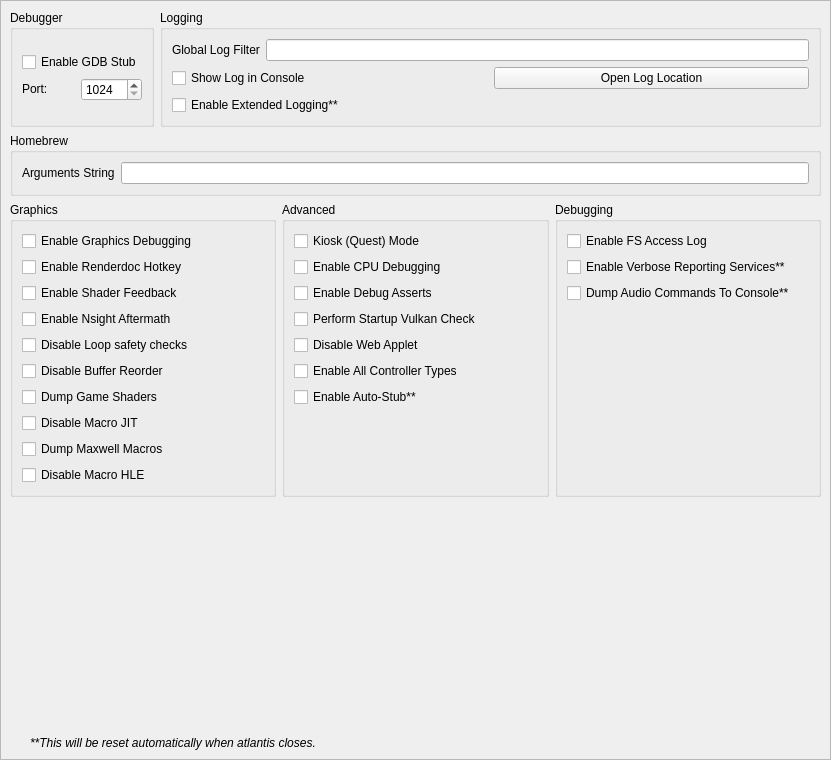
<?xml version="1.0" encoding="UTF-8"?>
<ui version="4.0">
 <class>ConfigureDebug</class>
 <widget class="QScrollArea" name="ConfigureDebug">
  <property name="geometry">
   <rect>
    <x>0</x>
    <y>0</y>
    <width>831</width>
    <height>760</height>
   </rect>
  </property>
  <property name="widgetResizable">
   <bool>true</bool>
  </property>
  <widget class="QWidget" name="widget">
   <property name="geometry">
    <rect>
     <x>0</x>
     <y>0</y>
     <width>842</width>
     <height>741</height>
    </rect>
   </property>
   <layout class="QVBoxLayout" name="verticalLayout_1">
    <item>
     <layout class="QHBoxLayout" name="horizontalLayout">
      <property name="topMargin">
       <number>0</number>
      </property>
      <item>
       <widget class="QGroupBox" name="groupBox">
        <property name="sizePolicy">
         <sizepolicy hsizetype="Preferred" vsizetype="Preferred">
          <horstretch>0</horstretch>
          <verstretch>0</verstretch>
         </sizepolicy>
        </property>
        <property name="title">
         <string>Debugger</string>
        </property>
        <property name="alignment">
         <set>Qt::AlignLeading|Qt::AlignLeft|Qt::AlignTop</set>
        </property>
        <property name="flat">
         <bool>false</bool>
        </property>
        <property name="checkable">
         <bool>false</bool>
        </property>
        <layout class="QVBoxLayout" name="verticalLayout_3">
         <item>
          <widget class="QWidget" name="debug_widget" native="true">
           <property name="sizePolicy">
            <sizepolicy hsizetype="Preferred" vsizetype="Maximum">
             <horstretch>0</horstretch>
             <verstretch>0</verstretch>
            </sizepolicy>
           </property>
           <layout class="QVBoxLayout" name="verticalLayout">
            <property name="sizeConstraint">
             <enum>QLayout::SetDefaultConstraint</enum>
            </property>
            <property name="leftMargin">
             <number>0</number>
            </property>
            <property name="topMargin">
             <number>0</number>
            </property>
            <property name="rightMargin">
             <number>0</number>
            </property>
            <property name="bottomMargin">
             <number>0</number>
            </property>
            <item>
             <widget class="QCheckBox" name="toggle_gdbstub">
              <property name="sizePolicy">
               <sizepolicy hsizetype="Maximum" vsizetype="Maximum">
                <horstretch>0</horstretch>
                <verstretch>0</verstretch>
               </sizepolicy>
              </property>
              <property name="text">
               <string>Enable GDB Stub</string>
              </property>
             </widget>
            </item>
            <item>
             <widget class="QWidget" name="horizontalWidget_3" native="true">
              <property name="sizePolicy">
               <sizepolicy hsizetype="Preferred" vsizetype="Maximum">
                <horstretch>0</horstretch>
                <verstretch>0</verstretch>
               </sizepolicy>
              </property>
              <layout class="QHBoxLayout" name="horizontalLayout_3">
               <property name="leftMargin">
                <number>0</number>
               </property>
               <property name="topMargin">
                <number>0</number>
               </property>
               <property name="rightMargin">
                <number>0</number>
               </property>
               <property name="bottomMargin">
                <number>0</number>
               </property>
               <item>
                <widget class="QLabel" name="label_11">
                 <property name="sizePolicy">
                  <sizepolicy hsizetype="Minimum" vsizetype="Maximum">
                   <horstretch>0</horstretch>
                   <verstretch>0</verstretch>
                  </sizepolicy>
                 </property>
                 <property name="text">
                  <string>Port:</string>
                 </property>
                </widget>
               </item>
               <item>
                <widget class="QSpinBox" name="gdbport_spinbox">
                 <property name="sizePolicy">
                  <sizepolicy hsizetype="Preferred" vsizetype="Maximum">
                   <horstretch>0</horstretch>
                   <verstretch>0</verstretch>
                  </sizepolicy>
                 </property>
                 <property name="minimum">
                  <number>1024</number>
                 </property>
                 <property name="maximum">
                  <number>65535</number>
                 </property>
                </widget>
               </item>
              </layout>
             </widget>
            </item>
           </layout>
          </widget>
         </item>
        </layout>
       </widget>
      </item>
      <item>
       <widget class="QGroupBox" name="groupBox_2">
        <property name="sizePolicy">
         <sizepolicy hsizetype="Expanding" vsizetype="Preferred">
          <horstretch>0</horstretch>
          <verstretch>0</verstretch>
         </sizepolicy>
        </property>
        <property name="title">
         <string>Logging</string>
        </property>
        <layout class="QGridLayout" name="gridLayout_1">
         <item row="1" column="1">
          <widget class="QPushButton" name="open_log_button">
           <property name="text">
            <string>Open Log Location</string>
           </property>
          </widget>
         </item>
         <item row="0" column="0" colspan="2">
          <widget class="QWidget" name="logging_widget" native="true">
           <property name="sizePolicy">
            <sizepolicy hsizetype="Preferred" vsizetype="Maximum">
             <horstretch>0</horstretch>
             <verstretch>0</verstretch>
            </sizepolicy>
           </property>
           <layout class="QHBoxLayout" name="horizontalLayout_1">
            <property name="leftMargin">
             <number>0</number>
            </property>
            <property name="topMargin">
             <number>0</number>
            </property>
            <property name="rightMargin">
             <number>0</number>
            </property>
            <property name="bottomMargin">
             <number>0</number>
            </property>
            <item>
             <widget class="QLabel" name="label_1">
              <property name="sizePolicy">
               <sizepolicy hsizetype="Preferred" vsizetype="Preferred">
                <horstretch>0</horstretch>
                <verstretch>0</verstretch>
               </sizepolicy>
              </property>
              <property name="text">
               <string>Global Log Filter</string>
              </property>
             </widget>
            </item>
            <item>
             <widget class="QLineEdit" name="log_filter_edit"/>
            </item>
           </layout>
          </widget>
         </item>
         <item row="2" column="0">
          <widget class="QCheckBox" name="extended_logging">
           <property name="enabled">
            <bool>true</bool>
           </property>
           <property name="toolTip">
            <string>When checked, the max size of the log increases from 100 MB to 1 GB</string>
           </property>
           <property name="text">
            <string>Enable Extended Logging**</string>
           </property>
          </widget>
         </item>
         <item row="1" column="0">
          <widget class="QCheckBox" name="toggle_console">
           <property name="text">
            <string>Show Log in Console</string>
           </property>
          </widget>
         </item>
        </layout>
       </widget>
      </item>
     </layout>
    </item>
    <item>
     <widget class="QGroupBox" name="groupBox_3">
      <property name="title">
       <string>Homebrew</string>
      </property>
      <layout class="QVBoxLayout" name="verticalLayout_5">
       <item>
        <layout class="QHBoxLayout" name="horizontalLayout_4">
         <item>
          <widget class="QLabel" name="label_3">
           <property name="text">
            <string>Arguments String</string>
           </property>
          </widget>
         </item>
         <item>
          <widget class="QLineEdit" name="homebrew_args_edit"/>
         </item>
        </layout>
       </item>
      </layout>
     </widget>
    </item>
    <item>
     <layout class="QHBoxLayout" name="horizontalLayout_2">
      <item>
       <widget class="QGroupBox" name="groupBox_4">
        <property name="title">
         <string>Graphics</string>
        </property>
        <layout class="QGridLayout" name="gridLayout_2">
         <item row="4" column="0">
          <widget class="QCheckBox" name="disable_loop_safety_checks">
           <property name="toolTip">
            <string>When checked, it executes shaders without loop logic changes</string>
           </property>
           <property name="text">
            <string>Disable Loop safety checks</string>
           </property>
          </widget>
         </item>
         <item row="8" column="0">
          <widget class="QCheckBox" name="dump_macros">
           <property name="enabled">
            <bool>true</bool>
           </property>
           <property name="toolTip">
            <string>When checked, it will dump all the macro programs of the GPU</string>
           </property>
           <property name="text">
            <string>Dump Maxwell Macros</string>
           </property>
          </widget>
         </item>
         <item row="3" column="0">
          <widget class="QCheckBox" name="enable_nsight_aftermath">
           <property name="toolTip">
            <string>When checked, it enables Nsight Aftermath crash dumps</string>
           </property>
           <property name="text">
            <string>Enable Nsight Aftermath</string>
           </property>
          </widget>
         </item>
         <item row="6" column="0">
          <widget class="QCheckBox" name="dump_shaders">
           <property name="enabled">
            <bool>true</bool>
           </property>
           <property name="toolTip">
            <string>When checked, it will dump all the original assembler shaders from the disk shader cache or game as found</string>
           </property>
           <property name="text">
            <string>Dump Game Shaders</string>
           </property>
          </widget>
         </item>
         <item row="1" column="0">
          <widget class="QCheckBox" name="enable_renderdoc_hotkey">
           <property name="text">
            <string>Enable Renderdoc Hotkey</string>
           </property>
          </widget>
         </item>
         <item row="7" column="0">
          <widget class="QCheckBox" name="disable_macro_jit">
           <property name="enabled">
            <bool>true</bool>
           </property>
           <property name="toolTip">
            <string>When checked, it disables the macro Just In Time compiler. Enabling this makes games run slower</string>
           </property>
           <property name="text">
            <string>Disable Macro JIT</string>
           </property>
          </widget>
         </item>
         <item row="9" column="0">
          <widget class="QCheckBox" name="disable_macro_hle">
           <property name="enabled">
            <bool>true</bool>
           </property>
           <property name="toolTip">
            <string>When checked, it disables the macro HLE functions. Enabling this makes games run slower</string>
           </property>
           <property name="text">
            <string>Disable Macro HLE</string>
           </property>
          </widget>
         </item>
         <item row="0" column="0">
          <widget class="QCheckBox" name="enable_graphics_debugging">
           <property name="enabled">
            <bool>true</bool>
           </property>
           <property name="toolTip">
            <string>When checked, the graphics API enters a slower debugging mode</string>
           </property>
           <property name="text">
            <string>Enable Graphics Debugging</string>
           </property>
          </widget>
         </item>
         <item row="10" column="0">
          <spacer name="verticalSpacer_5">
           <property name="orientation">
            <enum>Qt::Vertical</enum>
           </property>
           <property name="sizeType">
            <enum>QSizePolicy::Preferred</enum>
           </property>
           <property name="sizeHint" stdset="0">
            <size>
             <width>20</width>
             <height>0</height>
            </size>
           </property>
          </spacer>
         </item>
         <item row="2" column="0">
          <widget class="QCheckBox" name="enable_shader_feedback">
           <property name="toolTip">
            <string>When checked, atlantis will log statistics about the compiled pipeline cache</string>
           </property>
           <property name="text">
            <string>Enable Shader Feedback</string>
           </property>
          </widget>
         </item>
         <item row="5" column="0">
          <widget class="QCheckBox" name="disable_buffer_reorder">
           <property name="toolTip">
            <string>&lt;html&gt;&lt;head/&gt;&lt;body&gt;&lt;p&gt;When checked, disables reordering of mapped memory uploads which allows to associate uploads with specific draws. May reduce performance in some cases.&lt;/p&gt;&lt;/body&gt;&lt;/html&gt;</string>
           </property>
           <property name="text">
            <string>Disable Buffer Reorder</string>
           </property>
          </widget>
         </item>
        </layout>
       </widget>
      </item>
      <item>
       <widget class="QGroupBox" name="groupBox_6">
        <property name="title">
         <string>Advanced</string>
        </property>
        <layout class="QGridLayout" name="gridLayout_4">
         <item row="3" column="0">
          <widget class="QCheckBox" name="perform_vulkan_check">
           <property name="toolTip">
            <string>Enables atlantis to check for a working Vulkan environment when the program starts up. Disable this if this is causing issues with external programs seeing atlantis.</string>
           </property>
           <property name="text">
            <string>Perform Startup Vulkan Check</string>
           </property>
          </widget>
         </item>
         <item row="4" column="0">
          <widget class="QCheckBox" name="disable_web_applet">
           <property name="text">
            <string>Disable Web Applet</string>
           </property>
          </widget>
         </item>
         <item row="5" column="0">
          <widget class="QCheckBox" name="enable_all_controllers">
           <property name="text">
            <string>Enable All Controller Types</string>
           </property>
          </widget>
         </item>
         <item row="6" column="0">
          <widget class="QCheckBox" name="use_auto_stub">
           <property name="text">
            <string>Enable Auto-Stub**</string>
           </property>
          </widget>
         </item>
         <item row="0" column="0">
          <widget class="QCheckBox" name="quest_flag">
           <property name="text">
            <string>Kiosk (Quest) Mode</string>
           </property>
          </widget>
         </item>
         <item row="1" column="0">
          <widget class="QCheckBox" name="enable_cpu_debugging">
           <property name="text">
            <string>Enable CPU Debugging</string>
           </property>
          </widget>
         </item>
         <item row="2" column="0">
          <widget class="QCheckBox" name="use_debug_asserts">
           <property name="text">
            <string>Enable Debug Asserts</string>
           </property>
          </widget>
         </item>
         <item row="7" column="0">
          <spacer name="verticalSpacer_4">
           <property name="orientation">
            <enum>Qt::Vertical</enum>
           </property>
           <property name="sizeType">
            <enum>QSizePolicy::Expanding</enum>
           </property>
           <property name="sizeHint" stdset="0">
            <size>
             <width>20</width>
             <height>0</height>
            </size>
           </property>
          </spacer>
         </item>
        </layout>
       </widget>
      </item>
      <item>
       <widget class="QGroupBox" name="groupBox_5">
        <property name="title">
         <string>Debugging</string>
        </property>
        <layout class="QGridLayout" name="gridLayout_3">
         <item row="0" column="0">
          <widget class="QCheckBox" name="fs_access_log">
           <property name="text">
            <string>Enable FS Access Log</string>
           </property>
          </widget>
         </item>
         <item row="3" column="0">
          <widget class="QCheckBox" name="dump_audio_commands">
           <property name="toolTip">
            <string>Enable this to output the latest generated audio command list to the console. Only affects games using the audio renderer.</string>
           </property>
           <property name="text">
            <string>Dump Audio Commands To Console**</string>
           </property>
          </widget>
         </item>
         <item row="2" column="0">
          <widget class="QCheckBox" name="reporting_services">
           <property name="text">
            <string>Enable Verbose Reporting Services**</string>
           </property>
          </widget>
         </item>
         <item row="5" column="0">
          <spacer name="verticalSpacer_3">
           <property name="orientation">
            <enum>Qt::Vertical</enum>
           </property>
           <property name="sizeType">
            <enum>QSizePolicy::Expanding</enum>
           </property>
           <property name="sizeHint" stdset="0">
            <size>
             <width>20</width>
             <height>0</height>
            </size>
           </property>
          </spacer>
         </item>
        </layout>
       </widget>
      </item>
     </layout>
    </item>
    <item>
     <spacer name="verticalSpacer">
      <property name="orientation">
       <enum>Qt::Vertical</enum>
      </property>
      <property name="sizeHint" stdset="0">
       <size>
        <width>20</width>
        <height>0</height>
       </size>
      </property>
     </spacer>
    </item>
    <item>
     <widget class="QLabel" name="label_5">
      <property name="sizePolicy">
       <sizepolicy hsizetype="Expanding" vsizetype="Preferred">
        <horstretch>0</horstretch>
        <verstretch>0</verstretch>
       </sizepolicy>
      </property>
      <property name="font">
       <font>
        <italic>true</italic>
       </font>
      </property>
      <property name="text">
       <string>**This will be reset automatically when atlantis closes.</string>
      </property>
      <property name="indent">
       <number>20</number>
      </property>
     </widget>
    </item>
   </layout>
  </widget>
 </widget>
 <tabstops>
  <tabstop>log_filter_edit</tabstop>
  <tabstop>toggle_console</tabstop>
  <tabstop>extended_logging</tabstop>
  <tabstop>open_log_button</tabstop>
  <tabstop>homebrew_args_edit</tabstop>
  <tabstop>enable_graphics_debugging</tabstop>
  <tabstop>enable_shader_feedback</tabstop>
  <tabstop>enable_nsight_aftermath</tabstop>
  <tabstop>fs_access_log</tabstop>
  <tabstop>reporting_services</tabstop>
  <tabstop>quest_flag</tabstop>
  <tabstop>enable_cpu_debugging</tabstop>
  <tabstop>use_debug_asserts</tabstop>
 </tabstops>
 <resources/>
 <connections/>
</ui>
